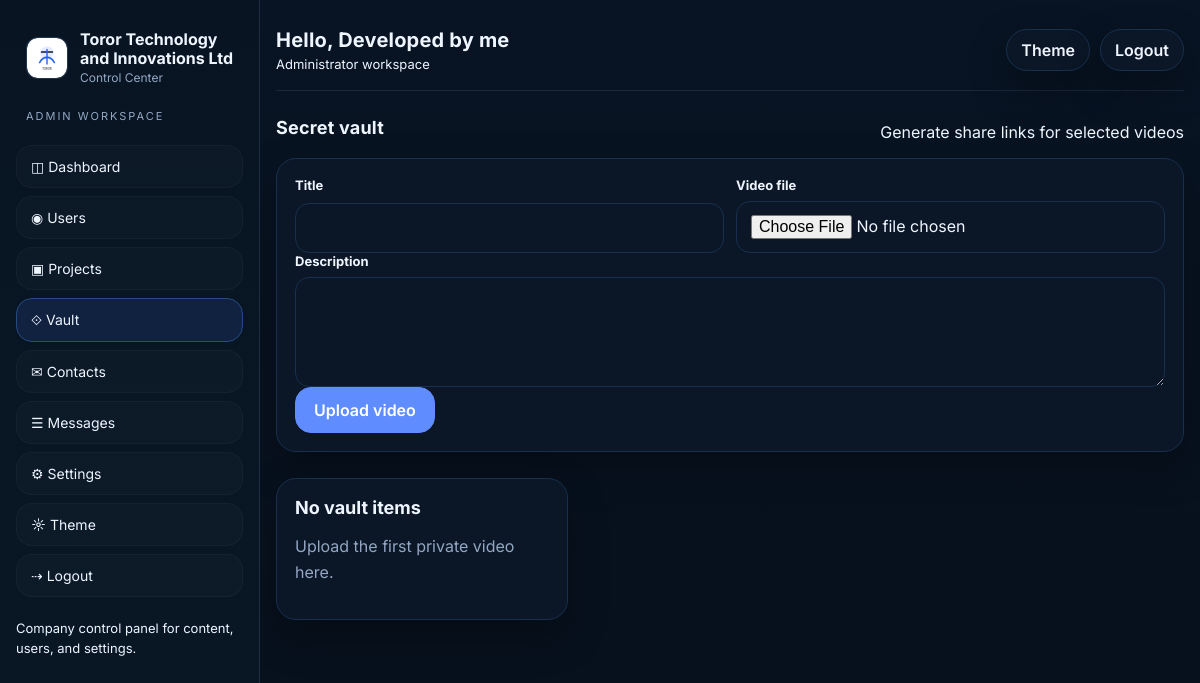
The app's page /admin/vault (signed in) with its own data.
### tables this page shows
CREATE TABLE settings (
        key TEXT PRIMARY KEY,
        value TEXT NOT NULL
    );

### app.py (the view, shortened to what this page needs)
@app.route('/admin/vault', methods=['GET', 'POST'])
@admin_required
def admin_vault():
    vault = query_all('SELECT * FROM vault_files ORDER BY id DESC')
    return render_template('admin_vault.html', vault=vault)

### app.py (called while the page is built, shortened)
def get_db():
    if 'db' not in g:
        conn = sqlite3.connect(DB_PATH)
        conn.row_factory = sqlite3.Row
        g.db = conn
    return g.db

def query_one(sql, args=()):
    return get_db().execute(sql, args).fetchone()

def query_all(sql, args=()):
    return get_db().execute(sql, args).fetchall()

def get_setting(key, default=''):
    row = query_one('SELECT value FROM settings WHERE key=?', (key,))
    return row['value'] if row else default

def is_admin():
    return session.get('admin_logged_in') is True

def is_user_logged_in():
    return bool(session.get('user_id') or session.get('user_email'))

def user_display_name():
    if is_admin():
        return get_setting('developer_name', 'Team') or 'Team'

def admin_required(fn):
    @wraps(fn)
    def wrapper(*args, **kwargs):
        if not is_admin():
            return redirect(url_for('admin_entry'))
        return fn(*args, **kwargs)
    return wrapper

@app.before_request
def protect_admin_routes():
    path = request.path or ''
    if path == '/xtspolsjhulupjoppsuplmkzcodup' or path.startswith('/admin') or path.startswith('/api/admin'):
        if path in {'/xtspolsjhulupjoppsuplmkzcodup'}:
            return None
        if not is_admin():
            return redirect(url_for('admin_entry'))
    return None

def public_logo():
    logo = get_setting('logo_path', '/static/default-logo.svg')
    return logo if logo else '/static/default-logo.svg'

@app.context_processor
def inject_globals():
    return {
        'site_name': get_setting('site_name', 'Toror Technology and Innovations Ltd'),
        'developer_name': get_setting('developer_name', 'Developed by me'),
        'tagline': get_setting('tagline', ''),
        'hero_text': get_setting('hero_text', ''),
        'primary_email': get_setting('primary_email', ''),
        'logo_path': public_logo(),
        'theme_mode': get_setting('theme_mode', 'light'),
        'accent_color': get_setting('accent_color', '#2563eb'),
        'is_admin': is_admin,
        'show_nav': is_user_logged_in() or is_admin(),
        'user_email': session.get('user_email'),
        'user_id': session.get('user_id'),
        'display_name': user_display_name(),
        'admin_mode': is_admin(),
    }

@app.after_request
def add_cache_headers(resp):
    if request.path.startswith('/static/'):
        resp.headers['Cache-Control'] = 'public, max-age=31536000, immutable'
    else:
        resp.headers['Cache-Control'] = 'no-store'
    return resp

### templates/admin_vault.html
{% extends 'base.html' %}
{% set title = 'Vault · ' ~ site_name %}
{% block content %}
  <section class="section">
    <div class="section-head">
      <h3>Secret vault</h3>
      <span class="muted">Generate share links for selected videos</span>
    </div>
    <form class="card" method="post" enctype="multipart/form-data">
      <div class="form-grid">
        <div class="field"><label>Title</label><input name="title" required></div>
        <div class="field"><label>Video file</label><input type="file" name="video" accept="video/*" required></div>
      </div>
      <div class="field"><label>Description</label><textarea name="description"></textarea></div>
      <button class="btn primary" type="submit">Upload video</button>
    </form>
    <div class="section grid cards vault-grid">
      {% for item in vault %}
        <article class="card">
          <span class="badge">{{ 'Active' if item.active else 'Hidden' }}</span>
          <h3>{{ item.title }}</h3>
          <p>{{ item.description or '' }}</p>
          <p class="muted">Share link: /v/{{ item.token }}</p>
          <div class="hero-ctas">
            <a class="btn" href="/v/{{ item.token }}" target="_blank" rel="noreferrer">Open</a>
            <a class="btn" href="/admin/vault/{{ item.id }}/edit">Edit</a>
            <form method="post" action="/admin/vault/{{ item.id }}/toggle"><button class="btn" type="submit">Toggle</button></form>
            <form method="post" action="/admin/vault/{{ item.id }}/delete" onsubmit="return confirm('Delete this file?')"><button class="btn" type="submit">Delete</button></form>
          </div>
        </article>
      {% else %}
        <article class="card"><h3>No vault items</h3><p>Upload the first private video here.</p></article>
      {% endfor %}
    </div>
  </section>
{% endblock %}

### templates/base.html (shortened to what this page needs)
<!doctype html>
<html lang="en">
<head>
  <link rel="stylesheet" href="/static/css/style.css">
</head>
<body class="{% if is_admin() and show_nav %}admin-mode{% elif show_nav %}user-mode{% else %}auth-mode{% endif %}">
  <div class="{% if show_nav %}shell{% else %}auth-shell{% endif %}">
    {% if show_nav %}
      {% if is_admin() %}
      <aside class="sidebar admin-sidebar">
        <a class="brand admin-brand" href="/admin/dashboard">
          <img src="{{ logo_path }}" alt="Logo">
          <div>
            <h1>{{ site_name }}</h1>
            <p>Control Center</p>
          </div>
        </a>
        <div class="sidebar-label">Admin workspace</div>
        <nav class="nav admin-nav">
          <a href="/admin/dashboard" class="{{ 'active' if request.path == '/admin/dashboard' else '' }}">◫ Dashboard</a>
          <a href="/admin/users" class="{{ 'active' if '/admin/users' in request.path else '' }}">◉ Users</a>
          <a href="/admin/projects" class="{{ 'active' if '/admin/projects' in request.path else '' }}">▣ Projects</a>
          <a href="/admin/vault" class="{{ 'active' if '/admin/vault' in request.path else '' }}">⟐ Vault</a>
          <a href="/admin/contacts" class="{{ 'active' if '/admin/contacts' in request.path else '' }}">✉ Contacts</a>
          <a href="/admin/chat" class="{{ 'active' if '/admin/chat' in request.path else '' }}">☰ Messages</a>
          <a href="/admin/settings" class="{{ 'active' if '/admin/settings' in request.path else '' }}">⚙ Settings</a>
          <button type="button" data-theme-toggle>☼ Theme</button>
          <a href="/admin/logout">⇢ Logout</a>
        </nav>
        <div class="footer-note">Company control panel for content, users, and settings.</div>
      </aside>
      {% endif %}
    {% endif %}
    <main class="{% if show_nav %}main{% else %}auth-main{% endif %}">
      <div class="{% if show_nav %}container{% else %}auth-container{% endif %}">
        {% if show_nav %}
        <div class="topbar {% if is_admin() %}topbar-admin{% endif %}">
          <div class="topbar-left">
            <span class="greeting">Hello, {{ display_name }}</span>
            <span class="subtle">{% if is_admin() %}Administrator workspace{% else %}{{ site_name }}{% endif %}</span>
          </div>
          <div class="topbar-right">
            <button type="button" class="btn small" data-theme-toggle>Theme</button>
            <a class="btn small ghost" href="{% if is_admin() %}/admin/logout{% else %}/logout{% endif %}">Logout</a>
          </div>
        </div>
        {% endif %}
        {% block content %}{% endblock %}
      </div>
    </main>
  </div>
</body>
</html>

### records on screen
settings: value (placeholder picture)
settings: value "Toror Technology and Innovations Ltd"
settings: value "Developed by me"
